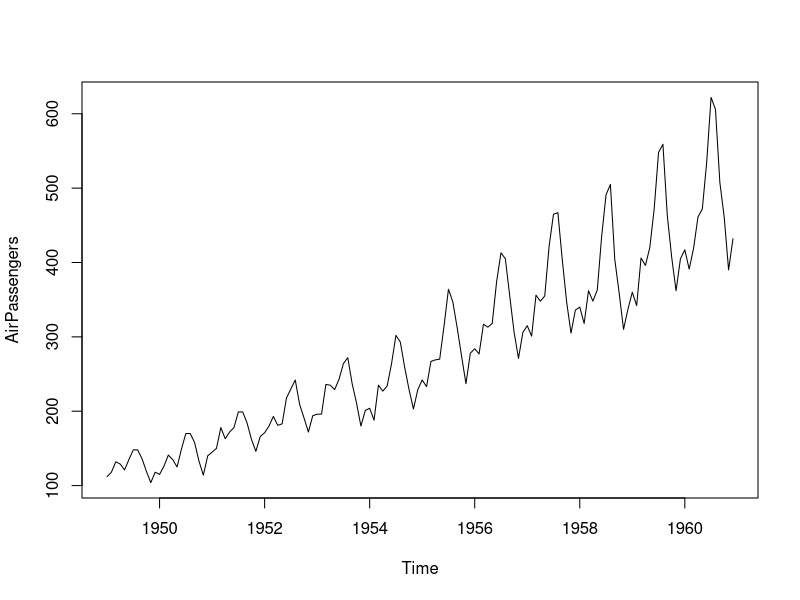
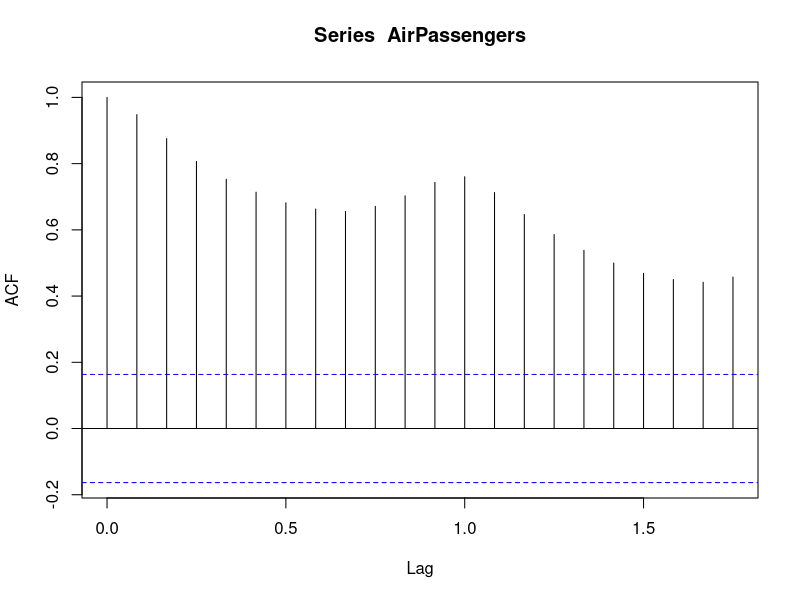
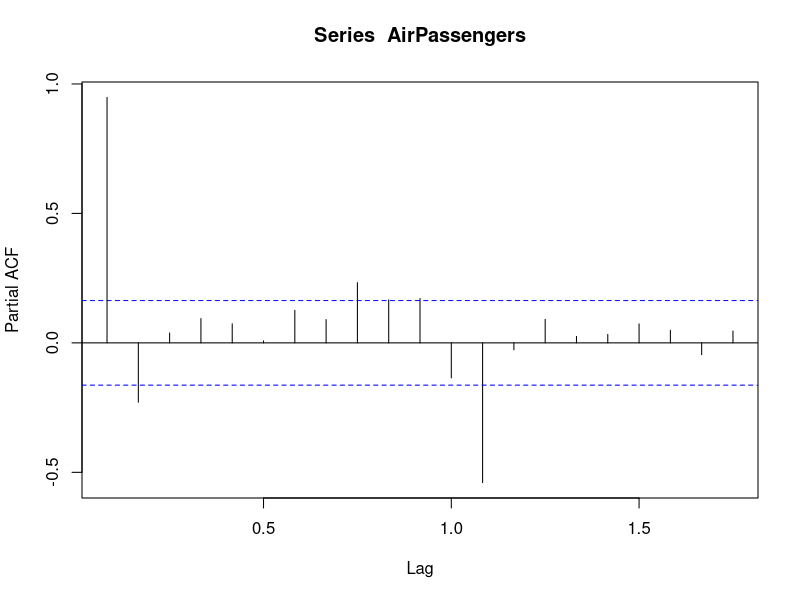
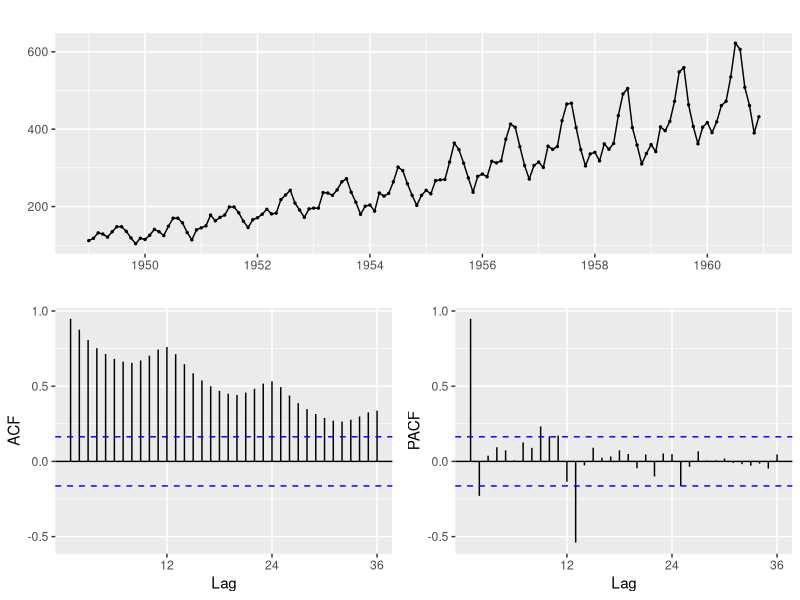
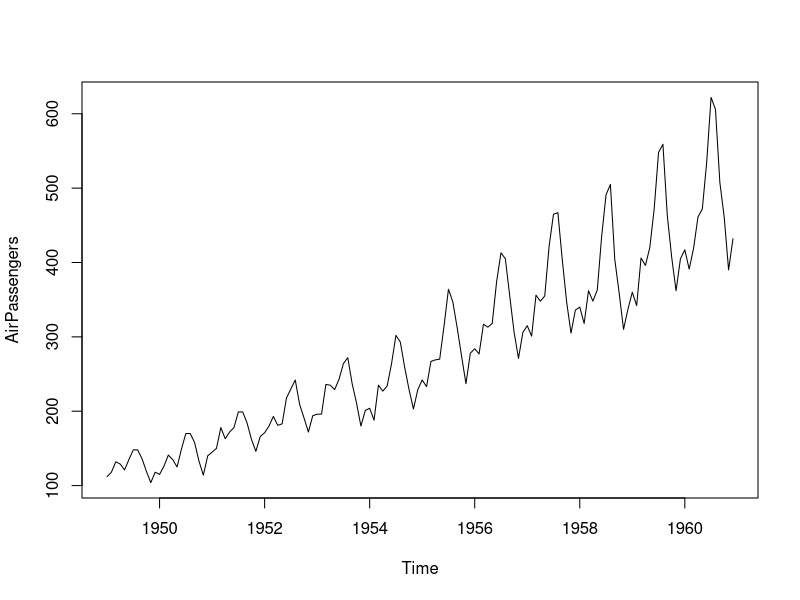
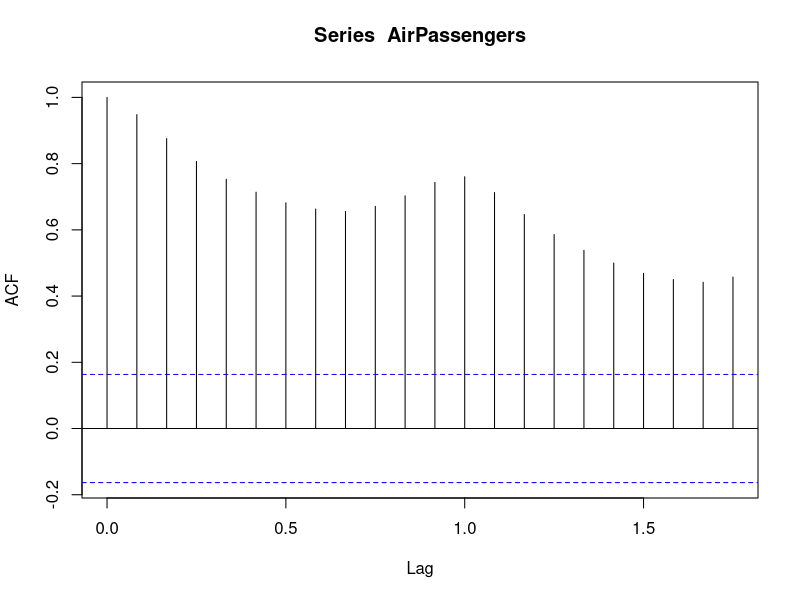
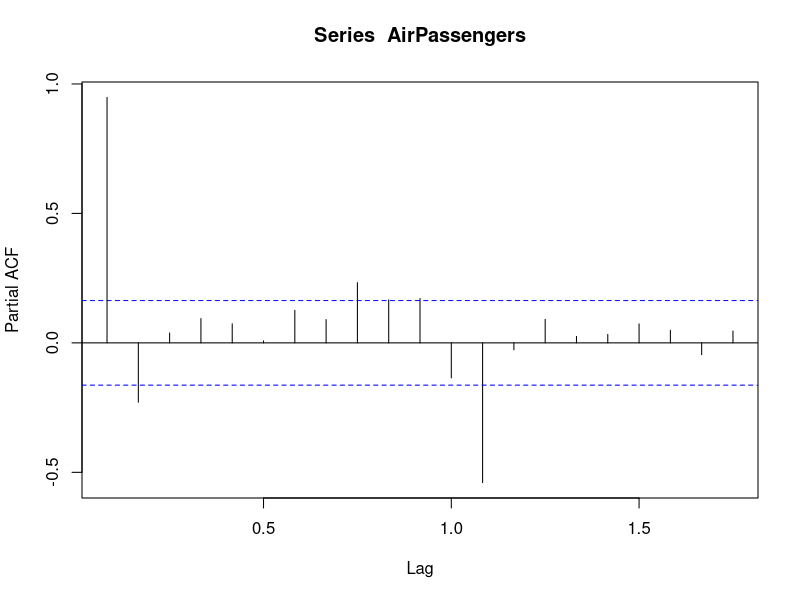
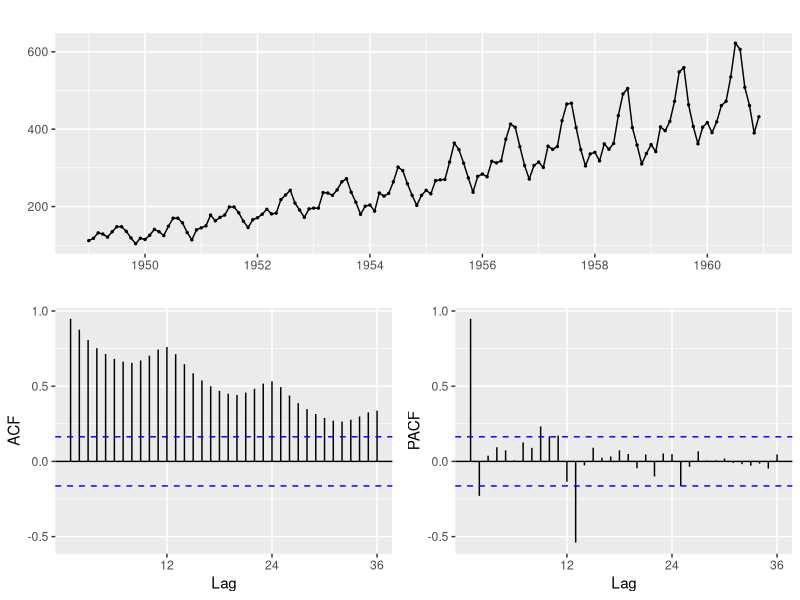

Here is the R script that generated these plots, in order: (Note: this script raises an error after producing the figures.)
data("AirPassengers")
print(AirPassengers)

library(tseries)
adf.test(AirPassengers)

library(forecast)
plot.ts(AirPassengers)
acf(AirPassengers)
pacf(AirPassengers)

ggtsdisplay(AirPassengers)

# Box-Jenkins Methodology 
plot.ts(AirPassengers)
adf.test(AirPassengers)
acf(AirPassengers)
pacf(AirPassengers)
ggtsdisplay(AirPassengers)

fit = auto.arima(AirPassengers)

library(lmtest)
library(zoo)

coeftest(fit)
residuals(fit)

checkresiduals(fit)
tsdiag(fit)

ggtsdisplay(fit$residuals)
summary(fit)
fc = forecast(fit, h=10)
fc
plot(fc)
plot.ts(fc$residuals)
s